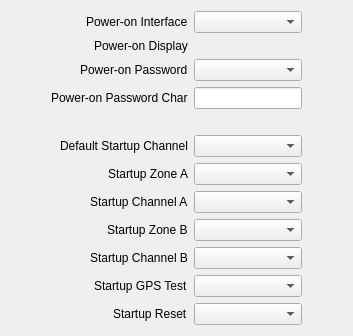
     <widget class="QWidget" name="tab_10">
      <attribute name="title">
       <string>Power-on</string>
      </attribute>
      <layout class="QHBoxLayout" name="horizontalLayout_2">
       <item>
        <spacer name="horizontalSpacer_3">
         <property name="orientation">
          <enum>Qt::Orientation::Horizontal</enum>
         </property>
         <property name="sizeHint" stdset="0">
          <size>
           <width>40</width>
           <height>20</height>
          </size>
         </property>
        </spacer>
       </item>
       <item>
        <layout class="QFormLayout" name="formLayout">
         <property name="labelAlignment">
          <set>Qt::AlignmentFlag::AlignRight|Qt::AlignmentFlag::AlignTrailing|Qt::AlignmentFlag::AlignVCenter</set>
         </property>
         <item row="0" column="0">
          <widget class="QLabel" name="label">
           <property name="text">
            <string>Power-on Interface</string>
           </property>
          </widget>
         </item>
         <item row="1" column="0">
          <widget class="QLabel" name="label_2">
           <property name="text">
            <string>Power-on Display</string>
           </property>
          </widget>
         </item>
         <item row="2" column="0">
          <widget class="QLabel" name="label_3">
           <property name="text">
            <string>Power-on Password</string>
           </property>
          </widget>
         </item>
         <item row="3" column="0">
          <widget class="QLabel" name="label_4">
           <property name="text">
            <string>Power-on Password Char</string>
           </property>
          </widget>
         </item>
         <item row="5" column="0">
          <widget class="QLabel" name="label_5">
           <property name="text">
            <string>Default Startup Channel</string>
           </property>
          </widget>
         </item>
         <item row="6" column="0">
          <widget class="QLabel" name="label_6">
           <property name="text">
            <string>Startup Zone A</string>
           </property>
          </widget>
         </item>
         <item row="7" column="0">
          <widget class="QLabel" name="label_7">
           <property name="text">
            <string>Startup Channel A</string>
           </property>
          </widget>
         </item>
         <item row="8" column="0">
          <widget class="QLabel" name="label_8">
           <property name="text">
            <string>Startup Zone B</string>
           </property>
          </widget>
         </item>
         <item row="9" column="0">
          <widget class="QLabel" name="label_9">
           <property name="text">
            <string>Startup Channel B</string>
           </property>
          </widget>
         </item>
         <item row="10" column="0">
          <widget class="QLabel" name="label_10">
           <property name="text">
            <string>Startup GPS Test</string>
           </property>
          </widget>
         </item>
         <item row="11" column="0">
          <widget class="QLabel" name="label_11">
           <property name="text">
            <string>Startup Reset</string>
           </property>
          </widget>
         </item>
         <item row="1" column="1">
          <widget class="QWidget" name="widget_2" native="true">
           <layout class="QVBoxLayout" name="verticalLayout_2">
            <property name="spacing">
             <number>6</number>
            </property>
            <property name="leftMargin">
             <number>0</number>
            </property>
            <property name="topMargin">
             <number>0</number>
            </property>
            <property name="rightMargin">
             <number>0</number>
            </property>
            <property name="bottomMargin">
             <number>0</number>
            </property>
            <item>
             <widget class="QWidget" name="widget_3" native="true">
              <layout class="QHBoxLayout" name="horizontalLayout_3">
               <property name="spacing">
                <number>2</number>
               </property>
               <property name="leftMargin">
                <number>0</number>
               </property>
               <property name="topMargin">
                <number>0</number>
               </property>
               <property name="rightMargin">
                <number>0</number>
               </property>
               <property name="bottomMargin">
                <number>0</number>
               </property>
              </layout>
             </widget>
            </item>
            <item>
             <widget class="QWidget" name="widget_4" native="true">
              <layout class="QHBoxLayout" name="horizontalLayout_4">
               <property name="spacing">
                <number>2</number>
               </property>
               <property name="leftMargin">
                <number>0</number>
               </property>
               <property name="topMargin">
                <number>0</number>
               </property>
               <property name="rightMargin">
                <number>0</number>
               </property>
               <property name="bottomMargin">
                <number>0</number>
               </property>
              </layout>
             </widget>
            </item>
           </layout>
          </widget>
         </item>
         <item row="0" column="1">
          <widget class="QComboBox" name="poweronInterfaceCmbx"/>
         </item>
         <item row="2" column="1">
          <widget class="QComboBox" name="poweronPasswordCmbx"/>
         </item>
         <item row="3" column="1">
          <widget class="QLineEdit" name="poweronPasswordTxt">
           <property name="maxLength">
            <number>8</number>
           </property>
          </widget>
         </item>
         <item row="5" column="1">
          <widget class="QComboBox" name="defaultStartupChannelCmbx"/>
         </item>
         <item row="6" column="1">
          <widget class="QComboBox" name="startupZoneACmbx"/>
         </item>
         <item row="7" column="1">
          <widget class="QComboBox" name="startupChannelACmbx"/>
         </item>
         <item row="8" column="1">
          <widget class="QComboBox" name="startupZoneBCmbx"/>
         </item>
         <item row="9" column="1">
          <widget class="QComboBox" name="startupChannelBCmbx"/>
         </item>
         <item row="10" column="1">
          <widget class="QComboBox" name="startupGpsTestCmbx"/>
         </item>
         <item row="11" column="1">
          <widget class="QComboBox" name="startupResetCmbx"/>
         </item>
         <item row="4" column="0">
          <widget class="QLabel" name="label_203">
           <property name="text">
            <string/>
           </property>
          </widget>
         </item>
         <item row="4" column="1">
          <widget class="QLabel" name="label_204">
           <property name="text">
            <string/>
           </property>
          </widget>
         </item>
        </layout>
       </item>
       <item>
        <spacer name="horizontalSpacer_4">
         <property name="orientation">
          <enum>Qt::Orientation::Horizontal</enum>
         </property>
         <property name="sizeHint" stdset="0">
          <size>
           <width>40</width>
           <height>20</height>
          </size>
         </property>
        </spacer>
       </item>
      </layout>
     </widget>
